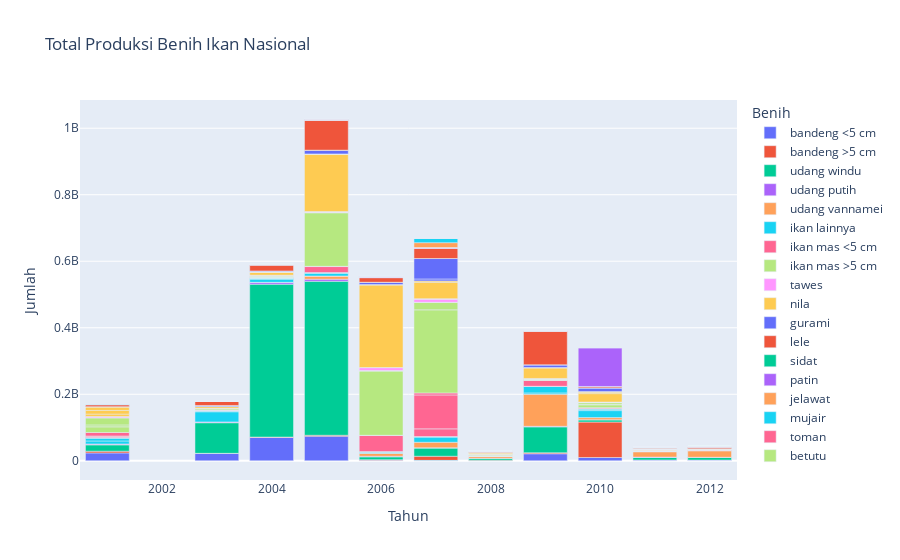

The notebook cell this image was saved under:
### Code cell
fig = px.bar(jpb, x="Tahun", y="Jumlah", color="Benih", title="Total Produksi Benih Ikan Nasional")
fig.show()

### Figure 1 — Plotly figure (JSON) as saved in the notebook; plotly's stock layout.template omitted (floating-point values rounded to 4 significant figures)
{"data": [{"alignmentgroup": "True", "hovertemplate": "Benih=bandeng <5 cm<br>Tahun=%{x}<br>Jumlah=%{y}<extra></extra>", "legendgroup": "bandeng <5 cm", "marker": {"color": "#636efa", "pattern": {"shape": ""}}, "name": "bandeng <5 cm", "offsetgroup": "bandeng <5 cm", "orientation": "v", "showlegend": true, "textposition": "auto", "type": "bar", "x": [2001, 2003, 2004, 2005, 2006, 2007, 2008, 2009, 2010, 2011, 2012], "xaxis": "x", "y": [23646690, 22177473, 70371124, 74080344, 1982130, 1249743, 246988, 21188640, 9904368, 2483932, 2172242], "yaxis": "y"}, {"alignmentgroup": "True", "hovertemplate": "Benih=bandeng >5 cm<br>Tahun=%{x}<br>Jumlah=%{y}<extra></extra>", "legendgroup": "bandeng >5 cm", "marker": {"color": "#EF553B", "pattern": {"shape": ""}}, "name": "bandeng >5 cm", "offsetgroup": "bandeng >5 cm", "orientation": "v", "showlegend": true, "textposition": "auto", "type": "bar", "x": [2001, 2003, 2004, 2005, 2006, 2007, 2008, 2009, 2010, 2011, 2012], "xaxis": "x", "y": [5205005, 215574, 1004403, 2704663, 1226298, 12417043, 1728165, 2948511, 106567258, 653, 49950], "yaxis": "y"}, {"alignmentgroup": "True", "hovertemplate": "Benih=udang windu<br>Tahun=%{x}<br>Jumlah=%{y}<extra></extra>", "legendgroup": "udang windu", "marker": {"color": "#00cc96", "pattern": {"shape": ""}}, "name": "udang windu", "offsetgroup": "udang windu", "orientation": "v", "showlegend": true, "textposition": "auto", "type": "bar", "x": [2001, 2003, 2004, 2005, 2006, 2007, 2008, 2009, 2010, 2011, 2012], "xaxis": "x", "y": [19021171, 92049502, 459751569, 462999218, 8639292, 24550384, 5465998, 77894233, 6825492, 7530667, 8006044], "yaxis": "y"}, {"alignmentgroup": "True", "hovertemplate": "Benih=udang putih<br>Tahun=%{x}<br>Jumlah=%{y}<extra></extra>", "legendgroup": "udang putih", "marker": {"color": "#ab63fa", "pattern": {"shape": ""}}, "name": "udang putih", "offsetgroup": "udang putih", "orientation": "v", "showlegend": true, "textposition": "auto", "type": "bar", "x": [2001, 2003, 2004, 2005, 2006, 2007, 2008, 2009, 2010, 2011, 2012], "xaxis": "x", "y": [2732715, 2458419, 5437828, 6143514, 1824654, 1067666, 374749, 1654450, 188592, 1026509, 314945], "yaxis": "y"}, {"alignmentgroup": "True", "hovertemplate": "Benih=udang vannamei<br>Tahun=%{x}<br>Jumlah=%{y}<extra></extra>", "legendgroup": "udang vannamei", "marker": {"color": "#FFA15A", "pattern": {"shape": ""}}, "name": "udang vannamei", "offsetgroup": "udang vannamei", "orientation": "v", "showlegend": true, "textposition": "auto", "type": "bar", "x": [2001, 2003, 2004, 2005, 2006, 2007, 2008, 2009, 2010, 2011, 2012], "xaxis": "x", "y": [0, 0, 0, 9394854, 9047715, 16415363, 5746759, 96382945, 6355616, 16079861, 19511944], "yaxis": "y"}, {"alignmentgroup": "True", "hovertemplate": "Benih=ikan lainnya<br>Tahun=%{x}<br>Jumlah=%{y}<extra></extra>", "legendgroup": "ikan lainnya", "marker": {"color": "#19d3f3", "pattern": {"shape": ""}}, "name": "ikan lainnya", "offsetgroup": "ikan lainnya", "orientation": "v", "showlegend": true, "textposition": "auto", "type": "bar", "x": [2001, 2003, 2004, 2005, 2006, 2007, 2008, 2009, 2010, 2011, 2001, 2003, 2004, 2005, 2006, 2007, 2008, 2009, 2010, 2011, 2001, 2003, 2004, 2005, 2006, 2007, 2008, 2009, 2010, 2011, 2001, 2003, 2004, 2005, 2006, 2007, 2008, 2009, 2010, 2011, 2012, 2012, 2012, 2012], "xaxis": "x", "y": [8966226, 30538280, 9367446, 280087, 199340, -633361, 1097432, 3997992, 21065596, 1631461, 7650390, 2602456, 2647725, 8976596, 1883014, 15479978, 103766, 19807497, 5211801, 453874, 2204900, 209158, 6068, 36670, 1864955, 1541589, 40378, 15884, 27870, 98463, 581233, 715198, 986815, 1292089, 1049702, 175607, 45416, 245312, 14543, 187068, 700311, 906809, 258612, 69894], "yaxis": "y"}, {"alignmentgroup": "True", "hovertemplate": "Benih=ikan mas <5 cm<br>Tahun=%{x}<br>Jumlah=%{y}<extra></extra>", "legendgroup": "ikan mas <5 cm", "marker": {"color": "#FF6692", "pattern": {"shape": ""}}, "name": "ikan mas <5 cm", "offsetgroup": "ikan mas <5 cm", "orientation": "v", "showlegend": true, "textposition": "auto", "type": "bar", "x": [2001, 2003, 2004, 2005, 2006, 2007, 2008, 2009, 2010, 2011, 2001, 2003, 2004, 2005, 2006, 2007, 2008, 2009, 2010, 2011, 2001, 2003, 2004, 2005, 2006, 2007, 2008, 2009, 2010, 2011, 2012, 2012, 2012], "xaxis": "x", "y": [4500664, 1953746, 1831846, 18161974, 48305170, 23070649, 373595, 17408730, 3144516, 892961, 813, 105308, 114294, 349331, 333546, 102024328, 135453, 160644, 49459, 76076, 10539211, 92800, 104151, 249206, 224337, 6008581, 28371, 197229, 423120, 768848, 1278037, 87542, 266797], "yaxis": "y"}, {"alignmentgroup": "True", "hovertemplate": "Benih=ikan mas >5 cm<br>Tahun=%{x}<br>Jumlah=%{y}<extra></extra>", "legendgroup": "ikan mas >5 cm", "marker": {"color": "#B6E880", "pattern": {"shape": ""}}, "name": "ikan mas >5 cm", "offsetgroup": "ikan mas >5 cm", "orientation": "v", "showlegend": true, "textposition": "auto", "type": "bar", "x": [2001, 2003, 2004, 2005, 2006, 2007, 2008, 2009, 2010, 2011, 2001, 2003, 2004, 2005, 2006, 2007, 2008, 2009, 2010, 2011, 2001, 2003, 2004, 2005, 2006, 2007, 2008, 2009, 2010, 2011, 2012, 2012, 2012], "xaxis": "x", "y": [16964217, 4514608, 4031358, 161023596, 193067948, 249774047, 2049960, 3034863, 8452134, 2948, 5862807, 125336, 157285, 1549700, 1558912, 22739509, 2308940, 214252, 2302769, 574, 20865665, 23045, 87778, 128543, 133315, 61911, 152933, 428764, 5368745, 1916, 3763, 0, 4666], "yaxis": "y"}, {"alignmentgroup": "True", "hovertemplate": "Benih=tawes<br>Tahun=%{x}<br>Jumlah=%{y}<extra></extra>", "legendgroup": "tawes", "marker": {"color": "#FF97FF", "pattern": {"shape": ""}}, "name": "tawes", "offsetgroup": "tawes", "orientation": "v", "showlegend": true, "textposition": "auto", "type": "bar", "x": [2001, 2003, 2004, 2005, 2006, 2007, 2008, 2009, 2010, 2011, 2001, 2003, 2004, 2005, 2006, 2007, 2008, 2009, 2010, 2011, 2001, 2003, 2004, 2005, 2006, 2007, 2008, 2009, 2010, 2011, 2012, 2012, 2012], "xaxis": "x", "y": [3177964, 420051, 1873025, 1660741, 8930963, 9007978, 35505, 1751319, 774021, 81291, 126997, 7475, 4220, 2703, 5602, 1699013, 83, 5310, 225, 70, 1142665, 16213, 355861, 198040, 195868, 194687, 2689, 217920, 1381, 4376, 114240, 60, 17678], "yaxis": "y"}, {"alignmentgroup": "True", "hovertemplate": "Benih=nila<br>Tahun=%{x}<br>Jumlah=%{y}<extra></extra>", "legendgroup": "nila", "marker": {"color": "#FECB52", "pattern": {"shape": ""}}, "name": "nila", "offsetgroup": "nila", "orientation": "v", "showlegend": true, "textposition": "auto", "type": "bar", "x": [2001, 2003, 2004, 2005, 2006, 2007, 2008, 2009, 2010, 2011, 2001, 2003, 2004, 2005, 2006, 2007, 2008, 2009, 2010, 2011, 2001, 2003, 2004, 2005, 2006, 2007, 2008, 2009, 2010, 2011, 2012, 2012, 2012], "xaxis": "x", "y": [7282750, 4888229, 8722976, 172164668, 248245889, 50143194, 2887084, 31809792, 25220970, 3321035, 10925998, 99432, 352326, 958641, 808755, 16500, 2218097, 455189, 3090999, 209511, 10254998, 190211, 112278, 347293, 351556, 3323712, 540521, 663079, 2987308, 474088, 2060032, 258120, 170171], "yaxis": "y"}, {"alignmentgroup": "True", "hovertemplate": "Benih=gurami<br>Tahun=%{x}<br>Jumlah=%{y}<extra></extra>", "legendgroup": "gurami", "marker": {"color": "#636efa", "pattern": {"shape": ""}}, "name": "gurami", "offsetgroup": "gurami", "orientation": "v", "showlegend": true, "textposition": "auto", "type": "bar", "x": [2001, 2003, 2004, 2005, 2006, 2007, 2008, 2009, 2010, 2011, 2001, 2003, 2004, 2005, 2006, 2007, 2008, 2009, 2010, 2011, 2001, 2003, 2004, 2005, 2006, 2007, 2008, 2009, 2010, 2011, 2012, 2012, 2012], "xaxis": "x", "y": [1188834, 2924999, 3474271, 11321662, 6967892, 5771765, 393797, 8181716, 11374611, 224532, 680, 611, 3718, 22273, 8707, 61448417, 7345, 2749, 695, 7862, 1427, 205, 307, 1119, 1028, 64064, 2439, 4450, 306, 1508, 276009, 1385, 2539], "yaxis": "y"}, {"alignmentgroup": "True", "hovertemplate": "Benih=lele<br>Tahun=%{x}<br>Jumlah=%{y}<extra></extra>", "legendgroup": "lele", "marker": {"color": "#EF553B", "pattern": {"shape": ""}}, "name": "lele", "offsetgroup": "lele", "orientation": "v", "showlegend": true, "textposition": "auto", "type": "bar", "x": [2001, 2003, 2004, 2005, 2006, 2007, 2008, 2009, 2010, 2011, 2001, 2003, 2004, 2005, 2006, 2007, 2008, 2009, 2010, 2011, 2001, 2003, 2004, 2005, 2006, 2007, 2008, 2009, 2010, 2011, 2012, 2012, 2012], "xaxis": "x", "y": [6017753, 12517749, 18643444, 90840609, 14092456, 30687920, 2349403, 101064395, 4034193, 3255757, 224223, 156, 2612, 3646, 3537, 0, 30897, 455189, 1677, 111754, 6027, 1951, 5927, 23706, 21263, 42656, 7223, 113045, 89329, 24164, 4874728, 28715, 41997], "yaxis": "y"}, {"alignmentgroup": "True", "hovertemplate": "Benih=sidat<br>Tahun=%{x}<br>Jumlah=%{y}<extra></extra>", "legendgroup": "sidat", "marker": {"color": "#00cc96", "pattern": {"shape": ""}}, "name": "sidat", "offsetgroup": "sidat", "orientation": "v", "showlegend": true, "textposition": "auto", "type": "bar", "x": [2001, 2003, 2004, 2005, 2006, 2007, 2008, 2009, 2010, 2011, 2012], "xaxis": "x", "y": [104, 494, 1017, 220, 49, 0, 0, 40, 15, 1512, 125], "yaxis": "y"}, {"alignmentgroup": "True", "hovertemplate": "Benih=patin<br>Tahun=%{x}<br>Jumlah=%{y}<extra></extra>", "legendgroup": "patin", "marker": {"color": "#ab63fa", "pattern": {"shape": ""}}, "name": "patin", "offsetgroup": "patin", "orientation": "v", "showlegend": true, "textposition": "auto", "type": "bar", "x": [2001, 2003, 2004, 2005, 2006, 2007, 2008, 2009, 2010, 2011, 2001, 2003, 2004, 2005, 2006, 2007, 2008, 2009, 2010, 2011, 2012, 2012], "xaxis": "x", "y": [86352, 0, 40001, 346123, 1432741, 2338359, 118071, 976511, 116858516, 756590, 0, 0, 91000, 124781, 330048, 0, 279302, 299578, 16843, 362317, 1275089, 483578], "yaxis": "y"}, {"alignmentgroup": "True", "hovertemplate": "Benih=jelawat<br>Tahun=%{x}<br>Jumlah=%{y}<extra></extra>", "legendgroup": "jelawat", "marker": {"color": "#FFA15A", "pattern": {"shape": ""}}, "name": "jelawat", "offsetgroup": "jelawat", "orientation": "v", "showlegend": true, "textposition": "auto", "type": "bar", "x": [2001, 2003, 2004, 2005, 2006, 2007, 2008, 2009, 2010, 2011, 2001, 2003, 2004, 2005, 2006, 2007, 2008, 2009, 2010, 2011, 2012, 2012], "xaxis": "x", "y": [0, 0, 481400, 520470, 524688, 5868, 14, 169, 191, 1844, 0, 0, 13137, 592687, 593231, 14536658, 10669, 20660, 1130, 15927, 295, 5622], "yaxis": "y"}, {"alignmentgroup": "True", "hovertemplate": "Benih=mujair<br>Tahun=%{x}<br>Jumlah=%{y}<extra></extra>", "legendgroup": "mujair", "marker": {"color": "#19d3f3", "pattern": {"shape": ""}}, "name": "mujair", "offsetgroup": "mujair", "orientation": "v", "showlegend": true, "textposition": "auto", "type": "bar", "x": [2001, 2003, 2004, 2005, 2006, 2007, 2008, 2009, 2010, 2011, 2012], "xaxis": "x", "y": [1606128, 0, 266548, 388258, 120436, 12603756, 26735, 241247, 115069, 58850, 6830], "yaxis": "y"}, {"alignmentgroup": "True", "hovertemplate": "Benih=toman<br>Tahun=%{x}<br>Jumlah=%{y}<extra></extra>", "legendgroup": "toman", "marker": {"color": "#FF6692", "pattern": {"shape": ""}}, "name": "toman", "offsetgroup": "toman", "orientation": "v", "showlegend": true, "textposition": "auto", "type": "bar", "x": [2001, 2003, 2004, 2005, 2006, 2007, 2008, 2009, 2010, 2011, 2012], "xaxis": "x", "y": [0, 0, 116578, 633796, 634680, 42500, 40982, 24940, 10980, 98305, 53626], "yaxis": "y"}, {"alignmentgroup": "True", "hovertemplate": "Benih=betutu<br>Tahun=%{x}<br>Jumlah=%{y}<extra></extra>", "legendgroup": "betutu", "marker": {"color": "#B6E880", "pattern": {"shape": ""}}, "name": "betutu", "offsetgroup": "betutu", "orientation": "v", "showlegend": true, "textposition": "auto", "type": "bar", "x": [2001, 2003, 2004, 2005, 2006, 2007, 2008, 2009, 2010, 2011, 2012], "xaxis": "x", "y": [0, 0, 20500, 173583, 172971, 143, 10048, 923, 406, 52959, 5156], "yaxis": "y"}], "layout": {"barmode": "relative", "legend": {"title": {"text": "Benih"}, "tracegroupgap": 0}, "title": {"text": "Total Produksi Benih Ikan Nasional"}, "xaxis": {"anchor": "y", "domain": [0, 1], "title": {"text": "Tahun"}}, "yaxis": {"anchor": "x", "domain": [0, 1], "title": {"text": "Jumlah"}}}}
